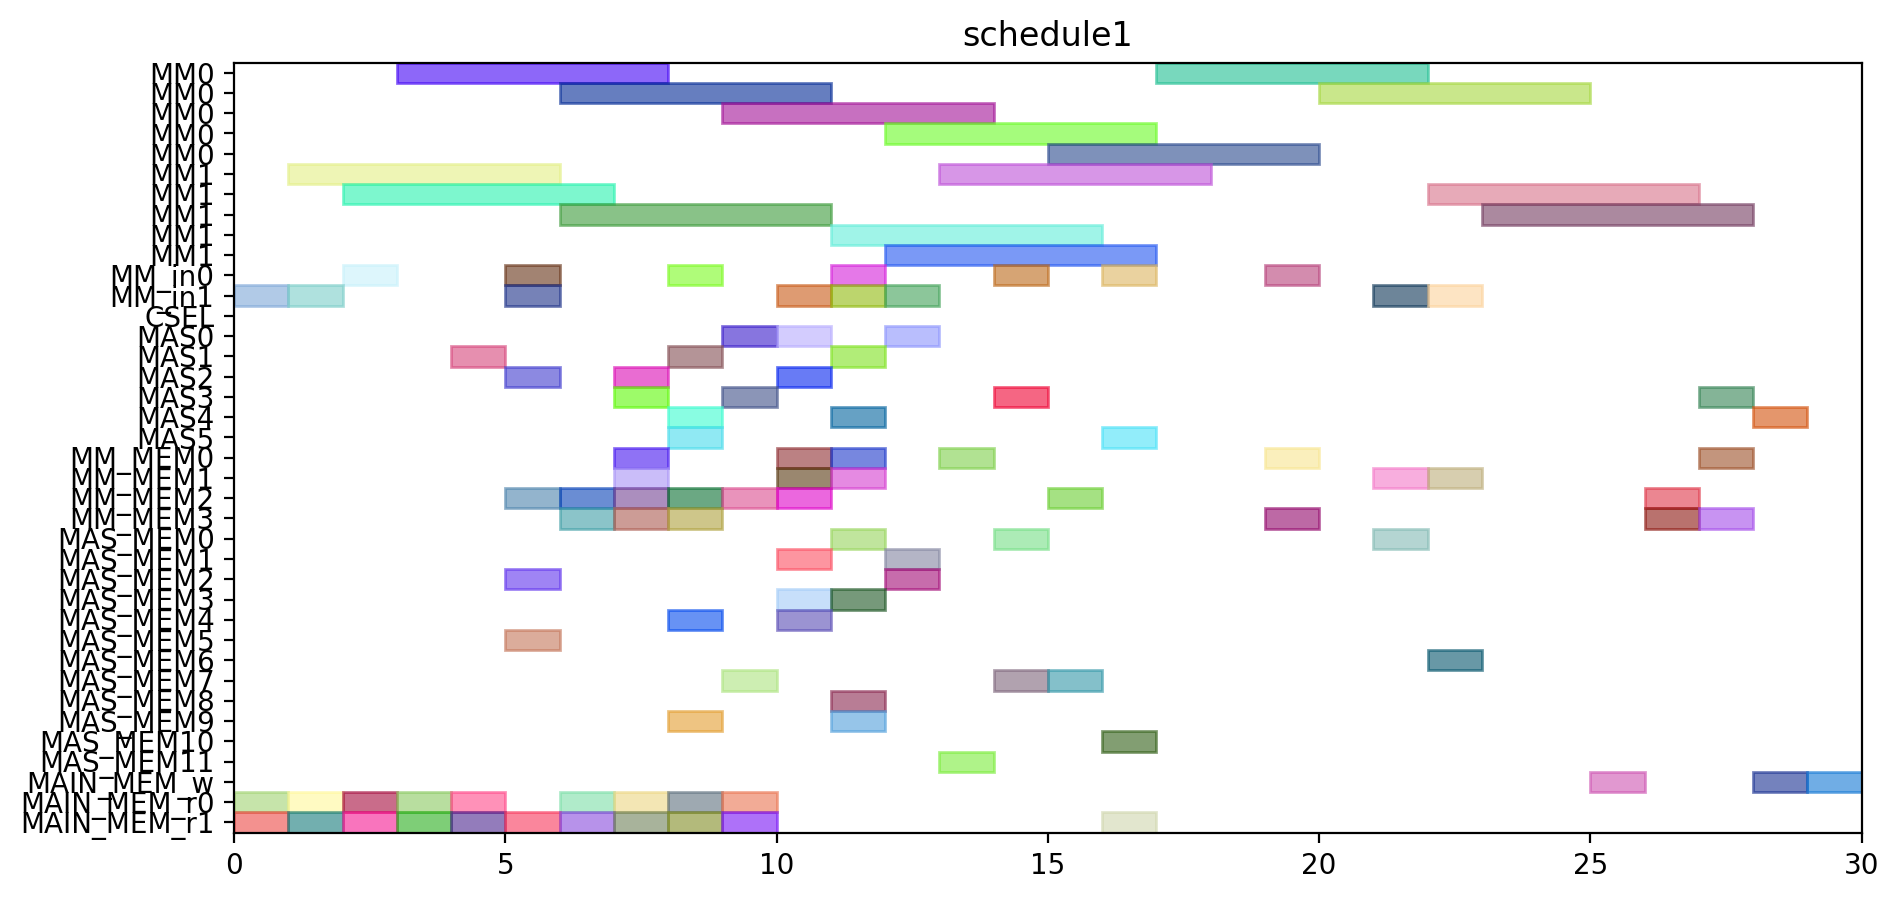

Source code (Python):
from pyschedule import Scenario, solvers, plotters, alt


def solve():
	horizon = 142
	S = Scenario("schedule1", horizon=horizon)

	# resource
	MM = S.Resources('MM', num=2, size=5)
	MM_in = S.Resources('MM_in', num=2)
	CSEL = S.Resource('CSEL')
	MAS = S.Resources('MAS', num=6, size=1, periods=range(1, horizon))
	MM_MEM = S.Resources('MM_MEM', num=4)
	MAS_MEM = S.Resources('MAS_MEM', num=12)
	MAIN_MEM_w = S.Resource('MAIN_MEM_w', size=1)
	MAIN_MEM_r = S.Resources('MAIN_MEM_r', num=2)

	# result of previous scheduling
	t2_in = S.Task('t2_in', length=1, delay_cost=1)
	S += t2_in >= 0
	t2_in += MM_in[1]

	t2_mem0 = S.Task('t2_mem0', length=1, delay_cost=1)
	S += t2_mem0 >= 0
	t2_mem0 += MAIN_MEM_r[0]

	t2_mem1 = S.Task('t2_mem1', length=1, delay_cost=1)
	S += t2_mem1 >= 0
	t2_mem1 += MAIN_MEM_r[1]

	t0_in = S.Task('t0_in', length=1, delay_cost=1)
	S += t0_in >= 1
	t0_in += MM_in[1]

	t0_mem0 = S.Task('t0_mem0', length=1, delay_cost=1)
	S += t0_mem0 >= 1
	t0_mem0 += MAIN_MEM_r[0]

	t0_mem1 = S.Task('t0_mem1', length=1, delay_cost=1)
	S += t0_mem1 >= 1
	t0_mem1 += MAIN_MEM_r[1]

	t2 = S.Task('t2', length=5, delay_cost=1)
	S += t2 >= 1
	t2 += MM[1]

	t0 = S.Task('t0', length=5, delay_cost=1)
	S += t0 >= 2
	t0 += MM[1]

	t1_in = S.Task('t1_in', length=1, delay_cost=1)
	S += t1_in >= 2
	t1_in += MM_in[0]

	t1_mem0 = S.Task('t1_mem0', length=1, delay_cost=1)
	S += t1_mem0 >= 2
	t1_mem0 += MAIN_MEM_r[0]

	t1_mem1 = S.Task('t1_mem1', length=1, delay_cost=1)
	S += t1_mem1 >= 2
	t1_mem1 += MAIN_MEM_r[1]

	t1 = S.Task('t1', length=5, delay_cost=1)
	S += t1 >= 3
	t1 += MM[0]

	t3_mem0 = S.Task('t3_mem0', length=1, delay_cost=1)
	S += t3_mem0 >= 3
	t3_mem0 += MAIN_MEM_r[0]

	t3_mem1 = S.Task('t3_mem1', length=1, delay_cost=1)
	S += t3_mem1 >= 3
	t3_mem1 += MAIN_MEM_r[1]

	t3 = S.Task('t3', length=1, delay_cost=1)
	S += t3 >= 4
	t3 += MAS[1]

	t4_mem0 = S.Task('t4_mem0', length=1, delay_cost=1)
	S += t4_mem0 >= 4
	t4_mem0 += MAIN_MEM_r[0]

	t4_mem1 = S.Task('t4_mem1', length=1, delay_cost=1)
	S += t4_mem1 >= 4
	t4_mem1 += MAIN_MEM_r[1]

	t20_in = S.Task('t20_in', length=1, delay_cost=1)
	S += t20_in >= 5
	t20_in += MM_in[0]

	t20_mem0 = S.Task('t20_mem0', length=1, delay_cost=1)
	S += t20_mem0 >= 5
	t20_mem0 += MM_MEM[2]

	t20_mem1 = S.Task('t20_mem1', length=1, delay_cost=1)
	S += t20_mem1 >= 5
	t20_mem1 += MAIN_MEM_r[1]

	t4 = S.Task('t4', length=1, delay_cost=1)
	S += t4 >= 5
	t4 += MAS[2]

	t5_in = S.Task('t5_in', length=1, delay_cost=1)
	S += t5_in >= 5
	t5_in += MM_in[1]

	t5_mem0 = S.Task('t5_mem0', length=1, delay_cost=1)
	S += t5_mem0 >= 5
	t5_mem0 += MAS_MEM[2]

	t5_mem1 = S.Task('t5_mem1', length=1, delay_cost=1)
	S += t5_mem1 >= 5
	t5_mem1 += MAS_MEM[5]

	t16_mem0 = S.Task('t16_mem0', length=1, delay_cost=1)
	S += t16_mem0 >= 6
	t16_mem0 += MM_MEM[2]

	t16_mem1 = S.Task('t16_mem1', length=1, delay_cost=1)
	S += t16_mem1 >= 6
	t16_mem1 += MM_MEM[3]

	t20 = S.Task('t20', length=5, delay_cost=1)
	S += t20 >= 6
	t20 += MM[0]

	t5 = S.Task('t5', length=5, delay_cost=1)
	S += t5 >= 6
	t5 += MM[1]

	t8_mem0 = S.Task('t8_mem0', length=1, delay_cost=1)
	S += t8_mem0 >= 6
	t8_mem0 += MAIN_MEM_r[0]

	t8_mem1 = S.Task('t8_mem1', length=1, delay_cost=1)
	S += t8_mem1 >= 6
	t8_mem1 += MAIN_MEM_r[1]

	t11_mem0 = S.Task('t11_mem0', length=1, delay_cost=1)
	S += t11_mem0 >= 7
	t11_mem0 += MM_MEM[0]

	t11_mem1 = S.Task('t11_mem1', length=1, delay_cost=1)
	S += t11_mem1 >= 7
	t11_mem1 += MM_MEM[3]

	t16 = S.Task('t16', length=1, delay_cost=1)
	S += t16 >= 7
	t16 += MAS[3]

	t6_mem0 = S.Task('t6_mem0', length=1, delay_cost=1)
	S += t6_mem0 >= 7
	t6_mem0 += MM_MEM[2]

	t6_mem1 = S.Task('t6_mem1', length=1, delay_cost=1)
	S += t6_mem1 >= 7
	t6_mem1 += MM_MEM[1]

	t8 = S.Task('t8', length=1, delay_cost=1)
	S += t8 >= 7
	t8 += MAS[2]

	t9_mem0 = S.Task('t9_mem0', length=1, delay_cost=1)
	S += t9_mem0 >= 7
	t9_mem0 += MAIN_MEM_r[0]

	t9_mem1 = S.Task('t9_mem1', length=1, delay_cost=1)
	S += t9_mem1 >= 7
	t9_mem1 += MAIN_MEM_r[1]

	t10_in = S.Task('t10_in', length=1, delay_cost=1)
	S += t10_in >= 8
	t10_in += MM_in[0]

	t10_mem0 = S.Task('t10_mem0', length=1, delay_cost=1)
	S += t10_mem0 >= 8
	t10_mem0 += MAS_MEM[4]

	t10_mem1 = S.Task('t10_mem1', length=1, delay_cost=1)
	S += t10_mem1 >= 8
	t10_mem1 += MAS_MEM[9]

	t11 = S.Task('t11', length=1, delay_cost=1)
	S += t11 >= 8
	t11 += MAS[5]

	t14_mem0 = S.Task('t14_mem0', length=1, delay_cost=1)
	S += t14_mem0 >= 8
	t14_mem0 += MAIN_MEM_r[0]

	t14_mem1 = S.Task('t14_mem1', length=1, delay_cost=1)
	S += t14_mem1 >= 8
	t14_mem1 += MAIN_MEM_r[1]

	t18_mem0 = S.Task('t18_mem0', length=1, delay_cost=1)
	S += t18_mem0 >= 8
	t18_mem0 += MM_MEM[2]

	t18_mem1 = S.Task('t18_mem1', length=1, delay_cost=1)
	S += t18_mem1 >= 8
	t18_mem1 += MM_MEM[3]

	t6 = S.Task('t6', length=1, delay_cost=1)
	S += t6 >= 8
	t6 += MAS[1]

	t9 = S.Task('t9', length=1, delay_cost=1)
	S += t9 >= 8
	t9 += MAS[4]

	t10 = S.Task('t10', length=5, delay_cost=1)
	S += t10 >= 9
	t10 += MM[0]

	t13_mem0 = S.Task('t13_mem0', length=1, delay_cost=1)
	S += t13_mem0 >= 9
	t13_mem0 += MAIN_MEM_r[0]

	t13_mem1 = S.Task('t13_mem1', length=1, delay_cost=1)
	S += t13_mem1 >= 9
	t13_mem1 += MAIN_MEM_r[1]

	t14 = S.Task('t14', length=1, delay_cost=1)
	S += t14 >= 9
	t14 += MAS[0]

	t18 = S.Task('t18', length=1, delay_cost=1)
	S += t18 >= 9
	t18 += MAS[3]

	t19_mem0 = S.Task('t19_mem0', length=1, delay_cost=1)
	S += t19_mem0 >= 9
	t19_mem0 += MM_MEM[2]

	t19_mem1 = S.Task('t19_mem1', length=1, delay_cost=1)
	S += t19_mem1 >= 9
	t19_mem1 += MAS_MEM[7]

	t13 = S.Task('t13', length=1, delay_cost=1)
	S += t13 >= 10
	t13 += MAS[2]

	t15_in = S.Task('t15_in', length=1, delay_cost=1)
	S += t15_in >= 10
	t15_in += MM_in[1]

	t15_mem0 = S.Task('t15_mem0', length=1, delay_cost=1)
	S += t15_mem0 >= 10
	t15_mem0 += MAS_MEM[4]

	t15_mem1 = S.Task('t15_mem1', length=1, delay_cost=1)
	S += t15_mem1 >= 10
	t15_mem1 += MAS_MEM[1]

	t19 = S.Task('t19', length=1, delay_cost=1)
	S += t19 >= 10
	t19 += MAS[0]

	t22_mem0 = S.Task('t22_mem0', length=1, delay_cost=1)
	S += t22_mem0 >= 10
	t22_mem0 += MM_MEM[0]

	t22_mem1 = S.Task('t22_mem1', length=1, delay_cost=1)
	S += t22_mem1 >= 10
	t22_mem1 += MM_MEM[1]

	t7_mem0 = S.Task('t7_mem0', length=1, delay_cost=1)
	S += t7_mem0 >= 10
	t7_mem0 += MM_MEM[2]

	t7_mem1 = S.Task('t7_mem1', length=1, delay_cost=1)
	S += t7_mem1 >= 10
	t7_mem1 += MAS_MEM[3]

	t15 = S.Task('t15', length=5, delay_cost=1)
	S += t15 >= 11
	t15 += MM[1]

	t21_mem0 = S.Task('t21_mem0', length=1, delay_cost=1)
	S += t21_mem0 >= 11
	t21_mem0 += MM_MEM[0]

	t21_mem1 = S.Task('t21_mem1', length=1, delay_cost=1)
	S += t21_mem1 >= 11
	t21_mem1 += MM_MEM[1]

	t22 = S.Task('t22', length=1, delay_cost=1)
	S += t22 >= 11
	t22 += MAS[1]

	t25_in = S.Task('t25_in', length=1, delay_cost=1)
	S += t25_in >= 11
	t25_in += MM_in[0]

	t25_mem0 = S.Task('t25_mem0', length=1, delay_cost=1)
	S += t25_mem0 >= 11
	t25_mem0 += MAS_MEM[8]

	t25_mem1 = S.Task('t25_mem1', length=1, delay_cost=1)
	S += t25_mem1 >= 11
	t25_mem1 += MAS_MEM[3]

	t28_in = S.Task('t28_in', length=1, delay_cost=1)
	S += t28_in >= 11
	t28_in += MM_in[1]

	t28_mem0 = S.Task('t28_mem0', length=1, delay_cost=1)
	S += t28_mem0 >= 11
	t28_mem0 += MAS_MEM[0]

	t28_mem1 = S.Task('t28_mem1', length=1, delay_cost=1)
	S += t28_mem1 >= 11
	t28_mem1 += MAS_MEM[9]

	t7 = S.Task('t7', length=1, delay_cost=1)
	S += t7 >= 11
	t7 += MAS[4]

	t21 = S.Task('t21', length=1, delay_cost=1)
	S += t21 >= 12
	t21 += MAS[0]

	t25 = S.Task('t25', length=5, delay_cost=1)
	S += t25 >= 12
	t25 += MM[0]

	t27_in = S.Task('t27_in', length=1, delay_cost=1)
	S += t27_in >= 12
	t27_in += MM_in[1]

	t27_mem0 = S.Task('t27_mem0', length=1, delay_cost=1)
	S += t27_mem0 >= 12
	t27_mem0 += MAS_MEM[2]

	t27_mem1 = S.Task('t27_mem1', length=1, delay_cost=1)
	S += t27_mem1 >= 12
	t27_mem1 += MAS_MEM[1]

	t28 = S.Task('t28', length=5, delay_cost=1)
	S += t28 >= 12
	t28 += MM[1]

	t12_mem0 = S.Task('t12_mem0', length=1, delay_cost=1)
	S += t12_mem0 >= 13
	t12_mem0 += MM_MEM[0]

	t12_mem1 = S.Task('t12_mem1', length=1, delay_cost=1)
	S += t12_mem1 >= 13
	t12_mem1 += MAS_MEM[11]

	t27 = S.Task('t27', length=5, delay_cost=1)
	S += t27 >= 13
	t27 += MM[1]

	t12 = S.Task('t12', length=1, delay_cost=1)
	S += t12 >= 14
	t12 += MAS[3]

	t29_in = S.Task('t29_in', length=1, delay_cost=1)
	S += t29_in >= 14
	t29_in += MM_in[0]

	t29_mem0 = S.Task('t29_mem0', length=1, delay_cost=1)
	S += t29_mem0 >= 14
	t29_mem0 += MAS_MEM[0]

	t29_mem1 = S.Task('t29_mem1', length=1, delay_cost=1)
	S += t29_mem1 >= 14
	t29_mem1 += MAS_MEM[7]

	t17_mem0 = S.Task('t17_mem0', length=1, delay_cost=1)
	S += t17_mem0 >= 15
	t17_mem0 += MM_MEM[2]

	t17_mem1 = S.Task('t17_mem1', length=1, delay_cost=1)
	S += t17_mem1 >= 15
	t17_mem1 += MAS_MEM[7]

	t29 = S.Task('t29', length=5, delay_cost=1)
	S += t29 >= 15
	t29 += MM[0]

	t17 = S.Task('t17', length=1, delay_cost=1)
	S += t17 >= 16
	t17 += MAS[5]

	t23_in = S.Task('t23_in', length=1, delay_cost=1)
	S += t23_in >= 16
	t23_in += MM_in[0]

	t23_mem0 = S.Task('t23_mem0', length=1, delay_cost=1)
	S += t23_mem0 >= 16
	t23_mem0 += MAS_MEM[10]

	t23_mem1 = S.Task('t23_mem1', length=1, delay_cost=1)
	S += t23_mem1 >= 16
	t23_mem1 += MAIN_MEM_r[1]

	t23 = S.Task('t23', length=5, delay_cost=1)
	S += t23 >= 17
	t23 += MM[0]


	# new tasks
	t24 = S.Task('t24', length=5, delay_cost=1)
	t24 += alt(MM)
	t24_in = S.Task('t24_in', length=1, delay_cost=1)
	t24_in += alt(MM_in)
	S += t24_in*MM_in[0]<=t24*MM[0]
	S += t24_in*MM_in[1]<=t24*MM[1]
	t24_mem0 = S.Task('t24_mem0', length=1, delay_cost=1)
	t24_mem0 += MAS_MEM[6]
	S += 14 < t24_mem0
	S += t24_mem0 <= t24

	t24_mem1 = S.Task('t24_mem1', length=1, delay_cost=1)
	t24_mem1 += MM_MEM[1]
	S += 21 < t24_mem1
	S += t24_mem1 <= t24

	t26 = S.Task('t26', length=5, delay_cost=1)
	t26 += alt(MM)
	t26_in = S.Task('t26_in', length=1, delay_cost=1)
	t26_in += alt(MM_in)
	S += t26_in*MM_in[0]<=t26*MM[0]
	S += t26_in*MM_in[1]<=t26*MM[1]
	t26_mem0 = S.Task('t26_mem0', length=1, delay_cost=1)
	t26_mem0 += MAS_MEM[0]
	S += 10 < t26_mem0
	S += t26_mem0 <= t26

	t26_mem1 = S.Task('t26_mem1', length=1, delay_cost=1)
	t26_mem1 += MM_MEM[1]
	S += 21 < t26_mem1
	S += t26_mem1 <= t26

	PZ_new = S.Task('PZ_new', length=5, delay_cost=1)
	PZ_new += alt(MM)
	PZ_new_in = S.Task('PZ_new_in', length=1, delay_cost=1)
	PZ_new_in += alt(MM_in)
	S += PZ_new_in*MM_in[0]<=PZ_new*MM[0]
	S += PZ_new_in*MM_in[1]<=PZ_new*MM[1]
	S += 0<PZ_new

	PZ_new_w = S.Task('PZ_new_w', length=1, delay_cost=1)
	PZ_new_w += alt(MAIN_MEM_w)
	S += PZ_new <= PZ_new_w

	PZ_new_mem0 = S.Task('PZ_new_mem0', length=1, delay_cost=1)
	PZ_new_mem0 += MM_MEM[0]
	S += 19 < PZ_new_mem0
	S += PZ_new_mem0 <= PZ_new

	PZ_new_mem1 = S.Task('PZ_new_mem1', length=1, delay_cost=1)
	PZ_new_mem1 += MM_MEM[3]
	S += 16 < PZ_new_mem1
	S += PZ_new_mem1 <= PZ_new

	PX_new = S.Task('PX_new', length=1, delay_cost=1)
	PX_new += alt(MAS)
	S += 0<PX_new

	PX_new_w = S.Task('PX_new_w', length=1, delay_cost=1)
	PX_new_w += alt(MAIN_MEM_w)
	S += PX_new <= PX_new_w

	PX_new_mem0 = S.Task('PX_new_mem0', length=1, delay_cost=1)
	PX_new_mem0 += MM_MEM[0]
	S += 16 < PX_new_mem0
	S += PX_new_mem0 <= PX_new

	PX_new_mem1 = S.Task('PX_new_mem1', length=1, delay_cost=1)
	PX_new_mem1 += alt(MM_MEM)
	S += (t24*MM[0])-1 < PX_new_mem1*MM_MEM[1]
	S += (t24*MM[1])-1 < PX_new_mem1*MM_MEM[3]
	S += PX_new_mem1 <= PX_new

	PY_new = S.Task('PY_new', length=1, delay_cost=1)
	PY_new += alt(MAS)
	S += 0<PY_new

	PY_new_w = S.Task('PY_new_w', length=1, delay_cost=1)
	PY_new_w += alt(MAIN_MEM_w)
	S += PY_new <= PY_new_w

	PY_new_mem0 = S.Task('PY_new_mem0', length=1, delay_cost=1)
	PY_new_mem0 += MM_MEM[2]
	S += 17 < PY_new_mem0
	S += PY_new_mem0 <= PY_new

	PY_new_mem1 = S.Task('PY_new_mem1', length=1, delay_cost=1)
	PY_new_mem1 += alt(MM_MEM)
	S += (t26*MM[0])-1 < PY_new_mem1*MM_MEM[1]
	S += (t26*MM[1])-1 < PY_new_mem1*MM_MEM[3]
	S += PY_new_mem1 <= PY_new

	solvers.mip.solve(S,msg=1,kind='CPLEX',ratio_gap=1.01)

	solution = [['hoge']*len(S.solution()[1]) for i in range(len(S.solution()))]
	for i in range(len(S.solution())):
		for j in range(len(S.solution()[i])):
			solution[i][j]=str(S.solution()[i][j])
	print(solution)

	cycles = int(solution[-1][3])

	pic_file_name = "/home/mfukuda/ABE/multiRAM_multiMAS_16mux/scheduling_result/stage5MM2_stage1MAS6/EP_ADD_A_0/schedule1.png"
	if(S.solution() != []):
		plotters.matplotlib.plot(S,img_filename=pic_file_name, show_task_labels=False, fig_size=(cycles*0.25+3, 5))

	return solution
